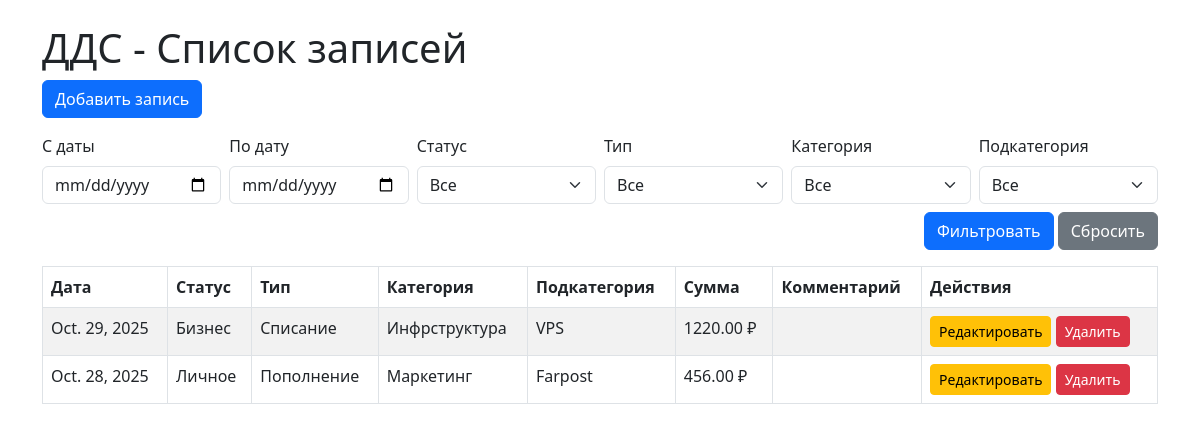
Before: / with the older database file.
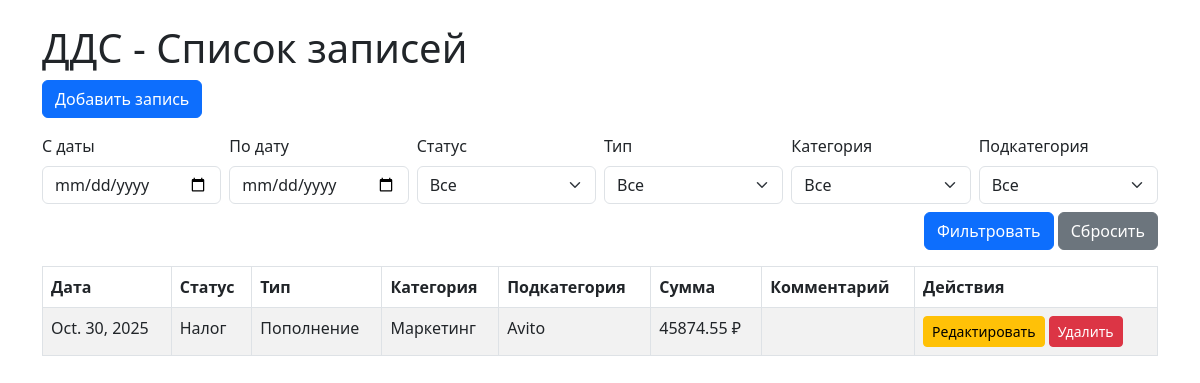
After: the same page with the newer database file.
### finance/models.py (models this page shows, shortened)
class CashFlowRecord(models.Model):
    date = models.DateField(default=timezone.now)
    status = models.ForeignKey(Status, on_delete=models.PROTECT, related_name="records")
    type = models.ForeignKey(Type, on_delete=models.PROTECT, related_name="records")
    category = models.ForeignKey(
        Category, on_delete=models.PROTECT, related_name="records"
    )
    subcategory = models.ForeignKey(
        SubCategory, on_delete=models.PROTECT, related_name="records"
    )
    amount = models.DecimalField(max_digits=12, decimal_places=2)
    comment = models.TextField(blank=True, null=True)
    class Meta:
        verbose_name = "Запись ДДС"
        verbose_name_plural = "Записи ДДС"
        ordering = ["-date"]

class Status(models.Model):
    name = models.CharField(max_length=100, unique=True)
    class Meta:
        verbose_name = "Статус"
        verbose_name_plural = "Статусы"

class Type(models.Model):
    name = models.CharField(max_length=100, unique=True)
    class Meta:
        verbose_name = "Тип"
        verbose_name_plural = "Типы"

class Category(models.Model):
    name = models.CharField(max_length=100)
    type = models.ForeignKey(Type, on_delete=models.CASCADE, related_name="categories")
    class Meta:
        verbose_name = "Категория"
        verbose_name_plural = "Категории"
        unique_together = ("name", "type")

class SubCategory(models.Model):
    name = models.CharField(max_length=100)
    category = models.ForeignKey(
        Category, on_delete=models.CASCADE, related_name="subcategories"
    )
    class Meta:
        verbose_name = "Подкатегория"
        verbose_name_plural = "Подкатегории"
        unique_together = ("name", "category")

### finance/views.py (the view)
# urls.py: path('', views.records_list, name='records_list'),
def records_list(request):
    records = CashFlowRecord.objects.all().order_by('-date')
    date_from = request.GET.get('date_from')
    date_to = request.GET.get('date_to')
    status_id = request.GET.get('status')
    type_id = request.GET.get('type')
    category_id = request.GET.get('category')
    subcategory_id = request.GET.get('subcategory')
    if date_from:
        records = records.filter(date__gte=date_from)
    if date_to:
        records = records.filter(date__lte=date_to)
    if status_id:
        records = records.filter(status_id=status_id)
    if type_id:
        records = records.filter(type_id=type_id)
    if category_id:
        records = records.filter(category_id=category_id)
    if subcategory_id:
        records = records.filter(subcategory_id=subcategory_id)
    context = {
        'records': records,
        'statuses': Status.objects.all(),
        'types': Type.objects.all(),
        'categories': Category.objects.all(),
        'subcategories': SubCategory.objects.all(),
        'filters': {
            'date_from': date_from,
            'date_to': date_to,
            'status_id': status_id,
            'type_id': type_id,
            'category_id': category_id,
            'subcategory_id': subcategory_id,
        }
    }
    return render(request, 'finance/index.html', context)

### finance/templates/finance/index.html (shortened to what this page needs)
{% load static %}
<!DOCTYPE html>
<html>
  <head>
    <link rel="stylesheet"
          href="https://cdn.jsdelivr.net/npm/bootstrap@5.3.0/dist/css/bootstrap.min.css">
  </head>
  <body>
    <div class="container mt-4">
      <h1>ДДС - Список записей</h1>
      <a href="{% url 'record_add' %}" class="btn btn-primary mb-3">Добавить запись</a>
      <form method="get" class="row g-2 mb-3">
        <div class="col-md-2">
          <label class="form-label">С даты</label>
          <input type="date"
                 name="date_from"
                 value="{{ filters.date_from }}"
                 class="form-control">
        </div>
        <div class="col-md-2">
          <label class="form-label">По дату</label>
          <input type="date"
                 name="date_to"
                 value="{{ filters.date_to }}"
                 class="form-control">
        </div>
        <div class="col-md-2">
          <label class="form-label">Статус</label>
          <select name="status" class="form-select">
            <option value="">Все</option>
          </select>
        </div>
        <div class="col-md-2">
          <label class="form-label">Тип</label>
          <select name="type" class="form-select">
            <option value="">Все</option>
          </select>
        </div>
        <div class="col-md-2">
          <label class="form-label">Категория</label>
          <select name="category" class="form-select">
            <option value="">Все</option>
          </select>
        </div>
        <div class="col-md-2">
          <label class="form-label">Подкатегория</label>
          <select name="subcategory" class="form-select">
            <option value="">Все</option>
          </select>
        </div>
        <div class="col-md-12 text-end mt-2">
          <button type="submit" class="btn btn-primary">Фильтровать</button>
          <a href="{% url 'records_list' %}" class="btn btn-secondary">Сбросить</a>
        </div>
      </form>
      <table class="table table-bordered table-striped">
        <thead>
          <tr>
            <th>Дата</th>
            <th>Статус</th>
            <th>Тип</th>
            <th>Категория</th>
            <th>Подкатегория</th>
            <th>Сумма</th>
            <th>Комментарий</th>
            <th>Действия</th>
          </tr>
        </thead>
        <tbody>
          {% for record in records %}
            <tr>
              <td>{{ record.date }}</td>
              <td>{{ record.status.name }}</td>
              <td>{{ record.type.name }}</td>
              <td>{{ record.category.name }}</td>
              <td>{{ record.subcategory.name }}</td>
              <td>{{ record.amount }} ₽</td>
              <td>{{ record.comment }}</td>
              <td>
                <a href="{% url 'record_edit' record.id %}"
                   class="btn btn-sm btn-warning">Редактировать</a>
                <a href="{% url 'record_delete' record.id %}"
                   class="btn btn-sm btn-danger">Удалить</a>
              </td>
            </tr>
          {% empty %}
            <tr>
              <td colspan="8" class="text-center">Записей пока нет</td>
            </tr>
          {% endfor %}
        </tbody>
      </table>
    </div>
  </body>
</html>

Changed rows visible on the page:
removed CashFlowRecord: date "Oct. 29, 2025", status.name "Бизнес", type.name "Списание", category.name "Инфрструктура", subcategory.name "VPS", amount "1220.00"
removed CashFlowRecord: date "Oct. 28, 2025", status.name "Личное", type.name "Пополнение", category.name "Маркетинг", subcategory.name "Farpost", amount "456.00"
added CashFlowRecord: date "Oct. 30, 2025", status.name "Налог", type.name "Пополнение", category.name "Маркетинг", subcategory.name "Avito", amount "45874.55"
